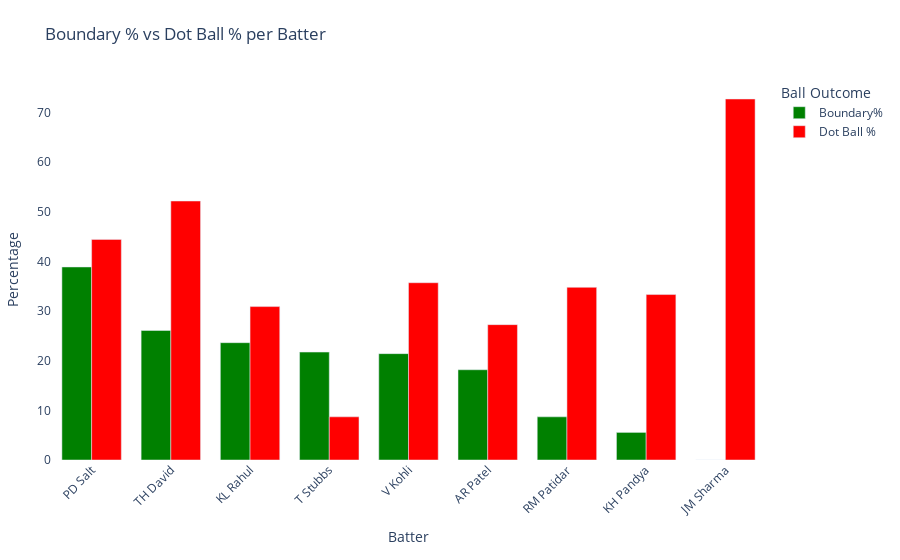

This figure's notebook cell:
### Markdown cell above
## Boundary % vs Dot Ball % per Batter
Now calculate each batters ability to rotate strike and score boundaries by calculating their boundary %and dot ball %

### Code cell
import plotly.graph_objects as go 
df_copy['ball_outcome'] = df_copy['runs_batter'].apply(
    lambda x: 'Dot' if x == 0 else ('Boundary' if x >= 4 else 'Run')
)

batter_outcome_stats = (
    df_copy.groupby('batter')
    .ball_outcome.value_counts(normalize=True)
    .unstack()
    .fillna(0) * 100
).reset_index()

balls_faced = df_copy.groupby('batter').size().reset_index(name='balls_faced')
batter_outcome_stats = batter_outcome_stats.merge(balls_faced, on='batter')
batter_outcome_stats = batter_outcome_stats[batter_outcome_stats['balls_faced'] >=10]

batter_outcome_stats = batter_outcome_stats.sort_values(by='Boundary', ascending=False)

fig = go.Figure()
fig.add_trace(go.Bar(
    x=batter_outcome_stats['batter'],
    y=batter_outcome_stats['Boundary'],
    name='Boundary%',
    marker_color = 'green',
    hovertemplate='%{x}<br>Boundary %: %{y:.2f}<extra></extra>'
))

fig.add_trace(go.Bar(
    x=batter_outcome_stats['batter'],
    y=batter_outcome_stats['Dot'],
    name='Dot Ball %',
    marker_color='red',
    hovertemplate='%{x}<br>Dot Ball %: %{y: .2f}<extra></extra>'
))

fig.update_layout(
    title= 'Boundary % vs Dot Ball % per Batter',
    xaxis_title = 'Batter',
    yaxis_title = 'Percentage',
    barmode = 'group',
    bargap = 0.25,
    plot_bgcolor='rgba(0,0,0,0)',
    paper_bgcolor='white',
    legend_title_text='Ball Outcome',
    xaxis_tickangle=-45,
    margin=dict(l=40, r=40, t=80, b=100)
)

fig.show()

### Figure 1 — Plotly figure (JSON) as saved in the notebook; plotly's stock layout.template omitted (floating-point values rounded to 4 significant figures)
{"data": [{"hovertemplate": "%{x}<br>Boundary %: %{y:.2f}<extra></extra>", "marker": {"color": "green"}, "name": "Boundary%", "type": "bar", "x": ["PD Salt", "TH David", "KL Rahul", "T Stubbs", "V Kohli", "AR Patel", "RM Patidar", "KH Pandya", "JM Sharma"], "y": [38.89, 26.09, 23.64, 21.74, 21.43, 18.18, 8.696, 5.556, 0]}, {"hovertemplate": "%{x}<br>Dot Ball %: %{y: .2f}<extra></extra>", "marker": {"color": "red"}, "name": "Dot Ball %", "type": "bar", "x": ["PD Salt", "TH David", "KL Rahul", "T Stubbs", "V Kohli", "AR Patel", "RM Patidar", "KH Pandya", "JM Sharma"], "y": [44.44, 52.17, 30.91, 8.696, 35.71, 27.27, 34.78, 33.33, 72.73]}], "layout": {"autosize": true, "bargap": 0.25, "barmode": "group", "legend": {"title": {"text": "Ball Outcome"}}, "margin": {"b": 100, "l": 40, "r": 40, "t": 80}, "paper_bgcolor": "white", "plot_bgcolor": "rgba(0, 0, 0, 0)", "title": {"text": "Boundary % vs Dot Ball % per Batter"}, "xaxis": {"autorange": true, "range": [-0.5, 8.5], "tickangle": -45, "title": {"text": "Batter"}, "type": "category"}, "yaxis": {"autorange": true, "range": [0, 76.56], "title": {"text": "Percentage"}, "type": "linear"}}}
